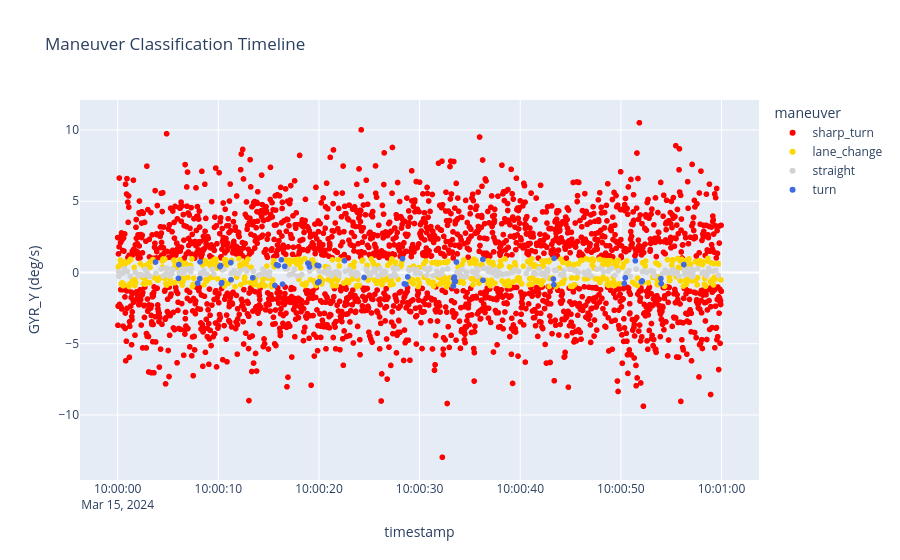

This figure's notebook cell:
### Code cell
colour_map = {
    "straight": "lightgray",
    "lane_change": "gold",
    "turn": "royalblue",
    "sharp_turn": "red",
}
fig = px.scatter(result, x="timestamp", y="gyr_y", color="maneuver",
                 color_discrete_map=colour_map,
                 title="Maneuver Classification Timeline",
                 labels={"gyr_y": "GYR_Y (deg/s)"})
fig.show()

### Figure 1 — Plotly figure (JSON) as saved in the notebook; plotly's stock layout.template omitted (floating-point values rounded to 4 significant figures; data arrays with more than 128 entries replaced by an {"elided": "..."} marker saying what was removed)
{"data": [{"hovertemplate": "maneuver=sharp_turn<br>timestamp=%{x}<br>GYR_Y (deg/s)=%{y}<extra></extra>", "legendgroup": "sharp_turn", "marker": {"color": "red", "symbol": "circle"}, "mode": "markers", "name": "sharp_turn", "showlegend": true, "type": "scattergl", "x": {"elided": "2212 str values"}, "xaxis": "x", "y": {"elided": "2212 float values"}, "yaxis": "y"}, {"hovertemplate": "maneuver=lane_change<br>timestamp=%{x}<br>GYR_Y (deg/s)=%{y}<extra></extra>", "legendgroup": "lane_change", "marker": {"color": "gold", "symbol": "circle"}, "mode": "markers", "name": "lane_change", "showlegend": true, "type": "scattergl", "x": {"elided": "496 str values"}, "xaxis": "x", "y": {"elided": "496 float values"}, "yaxis": "y"}, {"hovertemplate": "maneuver=straight<br>timestamp=%{x}<br>GYR_Y (deg/s)=%{y}<extra></extra>", "legendgroup": "straight", "marker": {"color": "lightgray", "symbol": "circle"}, "mode": "markers", "name": "straight", "showlegend": true, "type": "scattergl", "x": {"elided": "241 str values"}, "xaxis": "x", "y": {"elided": "241 float values"}, "yaxis": "y"}, {"hovertemplate": "maneuver=turn<br>timestamp=%{x}<br>GYR_Y (deg/s)=%{y}<extra></extra>", "legendgroup": "turn", "marker": {"color": "royalblue", "symbol": "circle"}, "mode": "markers", "name": "turn", "showlegend": true, "type": "scattergl", "x": ["2024-03-15T10:00:03.760000", "2024-03-15T10:00:06.040000", "2024-03-15T10:00:06.080000", "2024-03-15T10:00:07.940000", "2024-03-15T10:00:08.160000", "2024-03-15T10:00:08.180000", "2024-03-15T10:00:10.160000", "2024-03-15T10:00:10.220000", "2024-03-15T10:00:10.300000", "2024-03-15T10:00:10.340000", "2024-03-15T10:00:11.240000", "2024-03-15T10:00:11.260000", "2024-03-15T10:00:13.420000", "2024-03-15T10:00:15.620000", "2024-03-15T10:00:15.780000", "2024-03-15T10:00:15.960000", "2024-03-15T10:00:16.260000", "2024-03-15T10:00:16.380000", "2024-03-15T10:00:16.600000", "2024-03-15T10:00:18.900000", "2024-03-15T10:00:18.980000", "2024-03-15T10:00:19.060000", "2024-03-15T10:00:19.820000", "2024-03-15T10:00:19.880000", "2024-03-15T10:00:19.980000", "2024-03-15T10:00:20.000000", "2024-03-15T10:00:22.540000", "2024-03-15T10:00:24.480000", "2024-03-15T10:00:28.300000", "2024-03-15T10:00:28.480000", "2024-03-15T10:00:28.640000", "2024-03-15T10:00:28.820000", "2024-03-15T10:00:33.360000", "2024-03-15T10:00:33.380000", "2024-03-15T10:00:33.440000", "2024-03-15T10:00:33.480000", "2024-03-15T10:00:33.560000", "2024-03-15T10:00:33.660000", "2024-03-15T10:00:36.280000", "2024-03-15T10:00:36.300000", "2024-03-15T10:00:43.300000", "2024-03-15T10:00:43.340000", "2024-03-15T10:00:43.360000", "2024-03-15T10:00:50.340000", "2024-03-15T10:00:50.440000", "2024-03-15T10:00:51.440000", "2024-03-15T10:00:52.040000", "2024-03-15T10:00:52.120000", "2024-03-15T10:00:53.980000", "2024-03-15T10:00:54.000000", "2024-03-15T10:00:56.260000"], "xaxis": "x", "y": [0.7322, -0.4122, 0.555, -0.7523, -0.4282, 0.7439, 0.4161, 0.4863, -0.7771, -0.7133, 0.693, -0.5084, -0.3702, -0.9121, 0.5416, 0.4834, 0.892, -0.8188, 0.4359, 0.6546, 0.6147, 0.3924, 0.5055, -0.7096, 0.4685, -0.646, 0.8259, -0.3523, 0.9704, -0.7977, -0.8298, -0.3104, -0.948, -0.4128, -0.3248, -0.6388, -0.6246, 0.7326, 0.9188, -0.5453, -0.4612, -0.8616, 0.9987, -0.7709, -0.3719, 0.8222, -0.6493, -0.5928, -0.4276, -0.7775, 0.553], "yaxis": "y"}], "layout": {"legend": {"title": {"text": "maneuver"}, "tracegroupgap": 0}, "title": {"text": "Maneuver Classification Timeline"}, "xaxis": {"anchor": "y", "domain": [0, 1], "title": {"text": "timestamp"}}, "yaxis": {"anchor": "x", "domain": [0, 1], "title": {"text": "GYR_Y (deg/s)"}}}}
